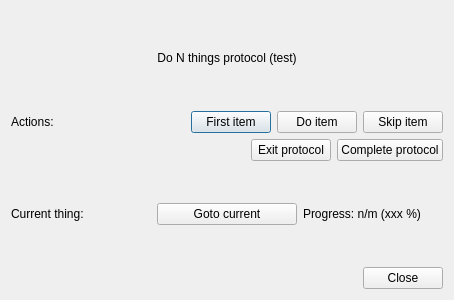
<?xml version="1.0" encoding="UTF-8"?>
<ui version="4.0">
 <class>ProtocolDialog</class>
 <widget class="QDialog" name="ProtocolDialog">
  <property name="geometry">
   <rect>
    <x>0</x>
    <y>0</y>
    <width>454</width>
    <height>300</height>
   </rect>
  </property>
  <property name="windowTitle">
   <string>Dialog</string>
  </property>
  <layout class="QVBoxLayout" name="verticalLayout">
   <item>
    <widget class="QLabel" name="label">
     <property name="text">
      <string>Do N things protocol (test)</string>
     </property>
     <property name="alignment">
      <set>Qt::AlignCenter</set>
     </property>
    </widget>
   </item>
   <item>
    <layout class="QHBoxLayout" name="horizontalLayout">
     <item>
      <widget class="QLabel" name="label_2">
       <property name="text">
        <string>Actions:</string>
       </property>
      </widget>
     </item>
     <item>
      <spacer name="horizontalSpacer_2">
       <property name="orientation">
        <enum>Qt::Horizontal</enum>
       </property>
       <property name="sizeHint" stdset="0">
        <size>
         <width>40</width>
         <height>20</height>
        </size>
       </property>
      </spacer>
     </item>
     <item>
      <widget class="QPushButton" name="firstButton">
       <property name="text">
        <string>First item</string>
       </property>
      </widget>
     </item>
     <item>
      <widget class="QPushButton" name="doButton">
       <property name="text">
        <string>Do item</string>
       </property>
      </widget>
     </item>
     <item>
      <widget class="QPushButton" name="skipButton">
       <property name="text">
        <string>Skip item</string>
       </property>
      </widget>
     </item>
    </layout>
   </item>
   <item>
    <layout class="QHBoxLayout" name="horizontalLayout_3">
     <item>
      <spacer name="horizontalSpacer">
       <property name="orientation">
        <enum>Qt::Horizontal</enum>
       </property>
       <property name="sizeHint" stdset="0">
        <size>
         <width>40</width>
         <height>20</height>
        </size>
       </property>
      </spacer>
     </item>
     <item>
      <widget class="QPushButton" name="exitButton">
       <property name="text">
        <string>Exit protocol</string>
       </property>
      </widget>
     </item>
     <item>
      <widget class="QPushButton" name="completeButton">
       <property name="text">
        <string>Complete protocol</string>
       </property>
      </widget>
     </item>
    </layout>
   </item>
   <item>
    <layout class="QHBoxLayout" name="horizontalLayout_2">
     <item>
      <widget class="QLabel" name="currentItemLabel">
       <property name="text">
        <string>Current thing:</string>
       </property>
      </widget>
     </item>
     <item>
      <widget class="QPushButton" name="gotoButton">
       <property name="text">
        <string>Goto current</string>
       </property>
      </widget>
     </item>
     <item>
      <widget class="QLabel" name="progressLabel">
       <property name="text">
        <string>Progress: n/m (xxx %)</string>
       </property>
      </widget>
     </item>
    </layout>
   </item>
   <item>
    <widget class="QDialogButtonBox" name="buttonBox">
     <property name="orientation">
      <enum>Qt::Horizontal</enum>
     </property>
     <property name="standardButtons">
      <set>QDialogButtonBox::Close</set>
     </property>
    </widget>
   </item>
  </layout>
 </widget>
 <resources/>
 <connections>
  <connection>
   <sender>buttonBox</sender>
   <signal>accepted()</signal>
   <receiver>ProtocolDialog</receiver>
   <slot>accept()</slot>
   <hints>
    <hint type="sourcelabel">
     <x>248</x>
     <y>254</y>
    </hint>
    <hint type="destinationlabel">
     <x>157</x>
     <y>274</y>
    </hint>
   </hints>
  </connection>
  <connection>
   <sender>buttonBox</sender>
   <signal>rejected()</signal>
   <receiver>ProtocolDialog</receiver>
   <slot>reject()</slot>
   <hints>
    <hint type="sourcelabel">
     <x>316</x>
     <y>260</y>
    </hint>
    <hint type="destinationlabel">
     <x>286</x>
     <y>274</y>
    </hint>
   </hints>
  </connection>
 </connections>
</ui>
